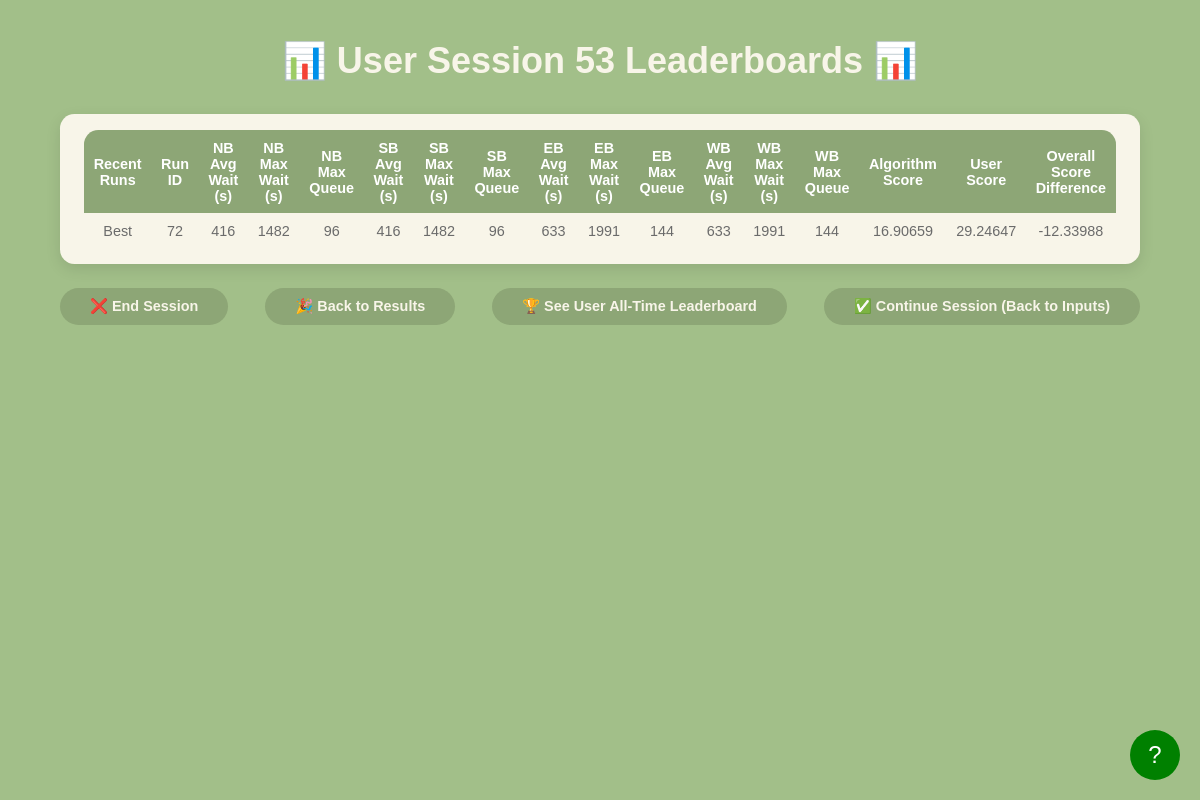
The page /session_leaderboard on the database its author committed.
### models.py (models this page shows, shortened)
class LeaderboardResult(db.Model):
    __tablename__ = 'leaderboard_results'
    id = db.Column(db.Integer, primary_key=True, autoincrement=True)
    run_id = db.Column(db.Integer, db.ForeignKey('configurations.run_id'), nullable=False)
    session_id = db.Column(db.Integer, db.ForeignKey('sessions.id'), nullable=False)
    avg_wait_time_north = db.Column(db.Float, nullable=False)
    max_wait_time_north = db.Column(db.Float, nullable=False)
    max_queue_length_north = db.Column(db.Integer, nullable=False)
    avg_wait_time_south = db.Column(db.Float, nullable=False)
    max_wait_time_south = db.Column(db.Float, nullable=False)
    max_queue_length_south = db.Column(db.Integer, nullable=False)
    avg_wait_time_east = db.Column(db.Float, nullable=False)
    max_wait_time_east = db.Column(db.Float, nullable=False)
    max_queue_length_east = db.Column(db.Integer, nullable=False)
    avg_wait_time_west = db.Column(db.Float, nullable=False)
    max_wait_time_west = db.Column(db.Float, nullable=False)
    max_queue_length_west = db.Column(db.Integer, nullable=False)

### app.py (the view)
@app.route('/session_leaderboard')
def session_leaderboard_page():
    session_id = request.args.get('session_id', type=int)
    if not session_id:
        active_session = Session.query.filter_by(active=True).order_by(Session.id.desc()).first()
        session_id = active_session.id if active_session else None
    runs = get_recent_runs_with_scores(session_id) if session_id else []
    print(get_all_time_best_configurations())
    return render_template('session_leaderboard.html', runs=runs, session_id=session_id)

### templates/session_leaderboard.html (shortened to what this page needs)
<!DOCTYPE html>
<html lang="en">
<head>
    <link rel="stylesheet" href="{{ url_for('static', filename='css/session_leaderboard.css') }}">
</head>
<body>
    <div class="header">
        <h1>📊 User Session {{ session_id }} Leaderboards 📊</h1>
    </div>
    <div class="leaderboard-container">
        <table>
            <thead>
                <tr>
                    <th>Recent Runs</th>
                    <th>Run ID</th>
                    <th>NB Avg Wait (s)</th>
                    <th>NB Max Wait (s)</th>
                    <th>NB Max Queue</th>
                    <th>SB Avg Wait (s)</th>
                    <th>SB Max Wait (s)</th>
                    <th>SB Max Queue</th>
                    <th>EB Avg Wait (s)</th>
                    <th>EB Max Wait (s)</th>
                    <th>EB Max Queue</th>
                    <th>WB Avg Wait (s)</th>
                    <th>WB Max Wait (s)</th>
                    <th>WB Max Queue</th>
                    <th>Algorithm Score</th>
                    <th>User Score</th>
                    <th>Overall Score Difference</th>
                </tr>
            </thead>
            <tbody>
                {% if runs and runs|length > 0 %}
                    {% for run in runs %}
                    <tr onclick="handleRowClick(this)">
                        <td>
                            {% if loop.first %}
                                Best
                            {% else %}
                                {{ loop.index0 }}
                            {% endif %}
                        </td>
                        <td>{{ run.run_id }}</td>
                        <td>{{ run.nb_avg_wait|round|int }}</td>
                        <td>{{ run.nb_max_wait|round|int }}</td>
                        <td>{{ run.nb_max_queue|round|int }}</td>
                        <td>{{ run.sb_avg_wait|round|int }}</td>
                        <td>{{ run.sb_max_wait|round|int }}</td>
                        <td>{{ run.sb_max_queue|round|int }}</td>
                        <td>{{ run.eb_avg_wait|round|int }}</td>
                        <td>{{ run.eb_max_wait|round|int }}</td>
                        <td>{{ run.eb_max_queue|round|int }}</td>
                        <td>{{ run.wb_avg_wait|round|int }}</td>
                        <td>{{ run.wb_max_wait|round|int }}</td>
                        <td>{{ run.wb_max_queue|round|int }}</td>
                        <td>{{ run.algorithm_score|round(5) }}</td>
                        <td>{{ run.user_score|round(5) }}</td>
                        <td>{{ run.score|round(5) }}</td>
                    </tr>
                    {% endfor %}
                {% else %}
                    <tr>
                        <td colspan="15">No session runs found.</td>
                    </tr>
                {% endif %}
            </tbody>
        </table>
    </div>
    <div class="nav-container">
        <a class="nav-button" id="endBtn" href="/index">❌ End Session</a>
        <a class="res-button" id="results" href="/back_to_results">🎉 Back to Results</a>
        <a href="/leaderboards">🏆 See User All-Time Leaderboard</a>
        <a class="nav-button" id="backBtn" href="/parameters">✅ Continue Session (Back to Inputs)</a>
    </div>
    <div id="tutorial-button">?</div>
</body>
</html>

### static/css/session_leaderboard.css (style rules this page uses)
* { margin: 0; padding: 0; box-sizing: border-box; }
html, body { width: 100%; height: 100%; overflow: hidden; }
body { background-color: #a2bf89; font-family: 'SF Pro', sans-serif; color: #6b6b6b; display: flex; flex-direction: column; align-items: center; padding: 5vh 0; }
.header { width: 90%; text-align: center; margin-bottom: 4vh; }
.header h1 { font-size: 3vw; color: #f8f5e9; font-weight: 600; }
.leaderboard-container { background-color: #f8f5e9; border-radius: 1.2vw; padding: 2vh 3vh; width: 90%; max-width: 1400px; text-align: center; box-shadow: 0px 5px 15px rgba(0, 0, 0, 0.1); }
table { width: 100%; border-collapse: collapse; border-radius: 1.2vw; overflow: hidden; }
th, td { padding: 1.2vh; text-align: center; font-size: 1.2vw; }
th { background-color: #8da676; color: white; font-weight: bold; }
tbody tr { cursor: pointer; }
.nav-container { width: 90%; max-width: 1400px; margin-top: 3vh; display: flex; justify-content: space-between; }
.nav-container a { text-decoration: none; color: #f8f5e9; background-color: #8da676; padding: 1.2vh 2.5vw; border-radius: 2vw; font-size: 1.2vw; font-weight: 600; transition: background-color 0.3s; }
#tutorial-button { position: fixed; bottom: 20px; right: 20px; width: 50px; height: 50px; border-radius: 50%; background-color: green; color: white; text-align: center; line-height: 50px; font-size: 24px; cursor: pointer; z-index: 1000; }

### rows shown on the page
LeaderboardResult: run_id "72", nb_avg_wait "416", nb_max_wait "1482", nb_max_queue "96", sb_avg_wait "416", sb_max_wait "1482", sb_max_queue "96", eb_avg_wait "633", eb_max_wait "1991", eb_max_queue "144", wb_avg_wait "633", wb_max_wait "1991", wb_max_queue "144", algorithm_score "16.90659", user_score "29.24647", score "-12.33988"

### other values the page prints
{{ session_id }} "53"
